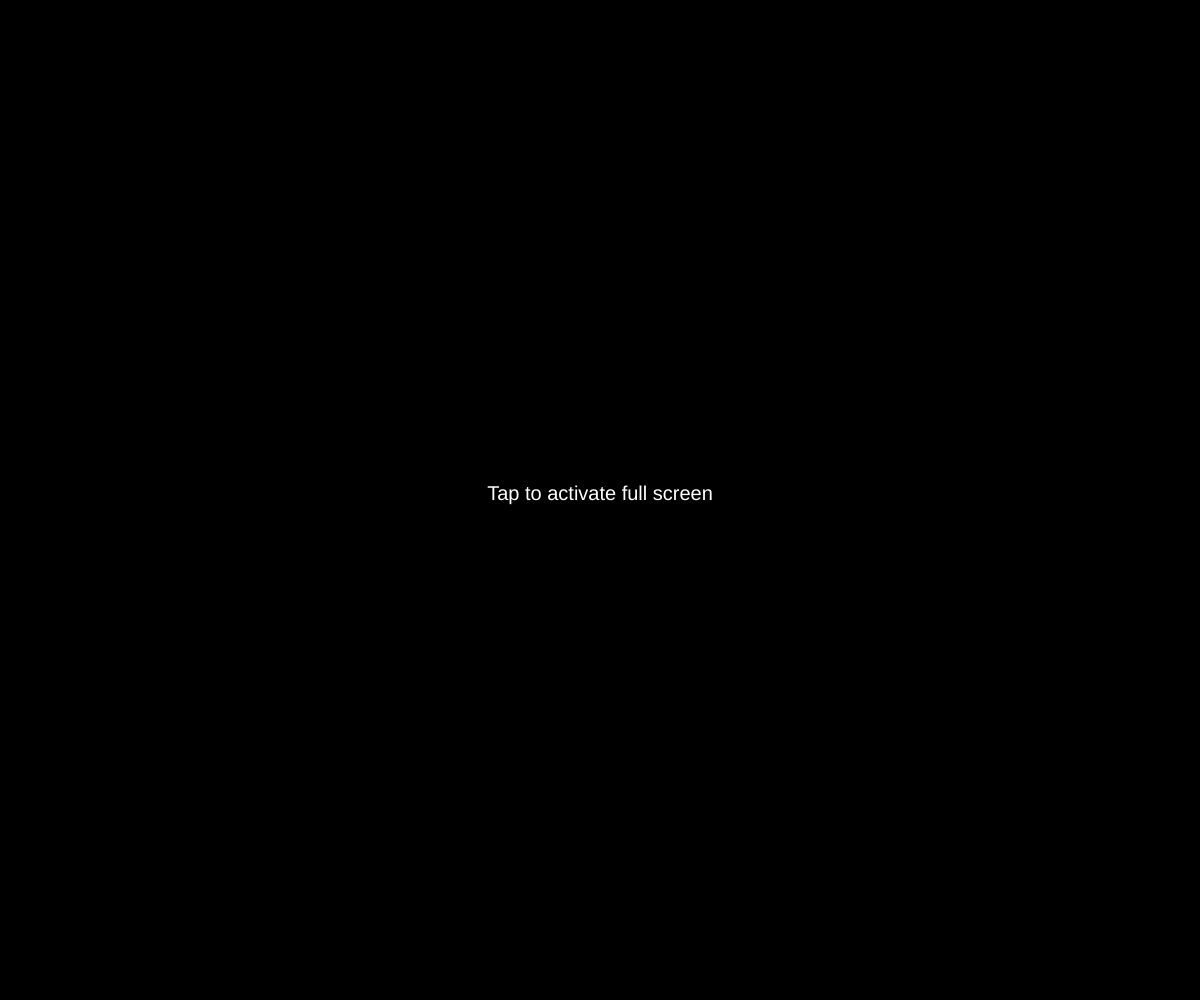
Frame 1 (no input)
Frame 60 (no input): identical to frame 1, image omitted
Frame 120 (the mouse pressed at the canvas centre since frame 60): identical to frame 1, image omitted

The p5.js sketch that drew this single still picture (run headless with seeded random() and noise() and a simulated clock; from frame 60 on, the mouse is pressed at the canvas centre):

// p5.js sketch
// ── sketch.js
// Marcus Whiteley
// Animated Snowflake

let lineArray = [];
let orderOfRotation = 6;
let shapeStarted = false;

function setup() {
    createCanvas(windowWidth,windowHeight);
    angleMode(DEGREES);
    stroke(255);
    strokeWeight(4);
    noFill();
    textSize(20);
    textAlign(CENTER);
}

function draw() {
    background(0);
    translate(width / 2, height / 2);
    if (!fullscreen()){
        push();
        noStroke();
        fill(255);
        text("Tap to activate full screen",0,0);
        pop();
        lineArray = [];
    }else{
        for (let order = 0; order < orderOfRotation; order++) {
            for (let i = 0; i < lineArray.length; i++) {
                beginShape();
                for (let j = 0; j < lineArray[i].length; j++) {
                    vertex(lineArray[i][j][0], lineArray[i][j][1]);
                }
                endShape();
            }
            for (let i = 0; i < lineArray.length; i++) {
                beginShape();
                for (let j = 0; j < lineArray[i].length; j++) {
                    vertex(lineArray[i][j][0], lineArray[i][j][1] * -1);
                }
                endShape();
            }
            rotate(360 / orderOfRotation);
        }
        for (let i = lineArray.length - 1; i >= 0; i--) {
            for (let j = lineArray[i].length - 1; j >= 0; j--) {
                lineArray[i][j][0] += width/400;
                if (lineArray[i][j][0] > windowWidth*1.5) {
                    lineArray[i].splice(j, 1);
                }
            }
            if (lineArray[i].length < 1) {
                lineArray.splice(i, 1);
            }
        }
    }
}

function touchStarted() {
    if (fullscreen()){
        shapeStarted = true;
        lineArray.push([
            [mouseX - width / 2, mouseY - height / 2]
        ]);

    }
    return false;
}

function touchMoved() {
    if (fullscreen()){
        if (shapeStarted) {
            lineArray[lineArray.length - 1].push([mouseX - width / 2, mouseY - height / 2]);
        }
    }
    return false;
}

function touchEnded() {
    if (!fullscreen()){
        fullscreen(true);
    }
    shapeStarted = false;
    return false;
}

function windowResized() {
    resizeCanvas(windowWidth,windowHeight);
}

// function overRect(x,y,w,h){
//     if(mouseX>x-w/2 && mouseX<x+w/2 && mouseY>y-h/2 && mouseY<y+h/2){
//         return true;
//     }
// }
